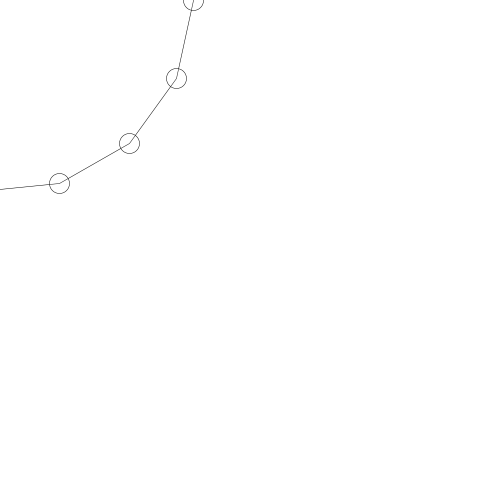
Frame 1 (no input)
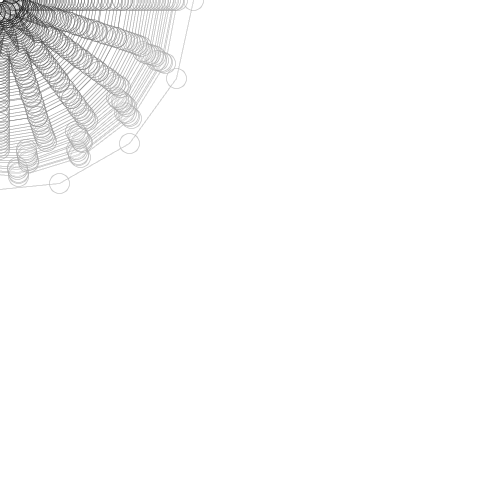
Frame 60 (the mouse pressed at the canvas centre just before this capture)
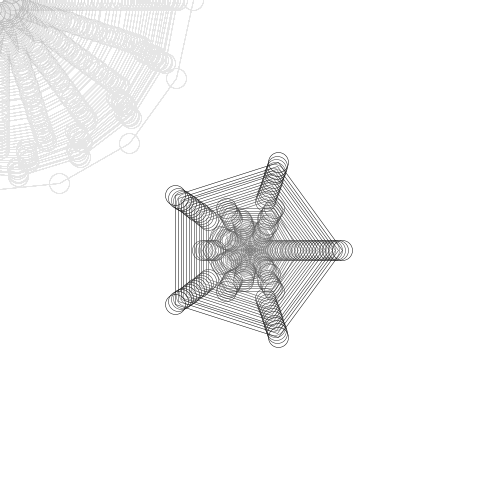
Frame 120 (the mouse held since frame 60 and released just before this capture)

The Processing sketch that drew these frames (run headless with seeded random() and noise(); from frame 60 on, the mouse is pressed at the canvas centre):

// Processing sketch: changingNumberSides
// ── changingNumberSides.pde
int radius = 100;

int lados = 50;
float step;
float cenX, cenY;
float posX, posY;

float[] pointsX;
float[] pointsY;

float time;

void setup() {
  size(500, 500);
  step = 360/lados;
  pointsX = new float[lados];
  pointsY = new float[lados];
  cenX = width/2;
  cenY = height/2;
  background(255);
}

void draw() {
  stroke(0);
  strokeWeight(0.5);
  time = float(millis())/500;
  //lados = int(map(mouseX, 0, width, 3, 20));
  lados = int(map(sin(time), -1, 1, 5, 20));
  step = 360/lados;
  //radius = int(map(mouseY, 0, height, 1, 200));
  radius = int(map(cos(time), -1, 1, 1, 200));
  cenX = mouseX;
  cenY = mouseY;
  
  noFill();
  beginShape();
  for (int d = 0; d < 360; d+=step) {    
    posX = cenX + radius * cos(radians(d));
    posY = cenY + radius * sin(radians(d));
    vertex(posX, posY);
    //ellipse(posX, posY, 20, 20);
    pointsX[int(d/step)] = posX;
    pointsY[int(d/step)] = posY;
  }
  endShape(CLOSE);
  fill(255, 20);
  for (int i = 0; i < lados; i++) {
    ellipse(pointsX[i], pointsY[i], 20, 20);
  }
  noStroke();
  fill(255, 5);
  rect(0, 0, width, height);
}
